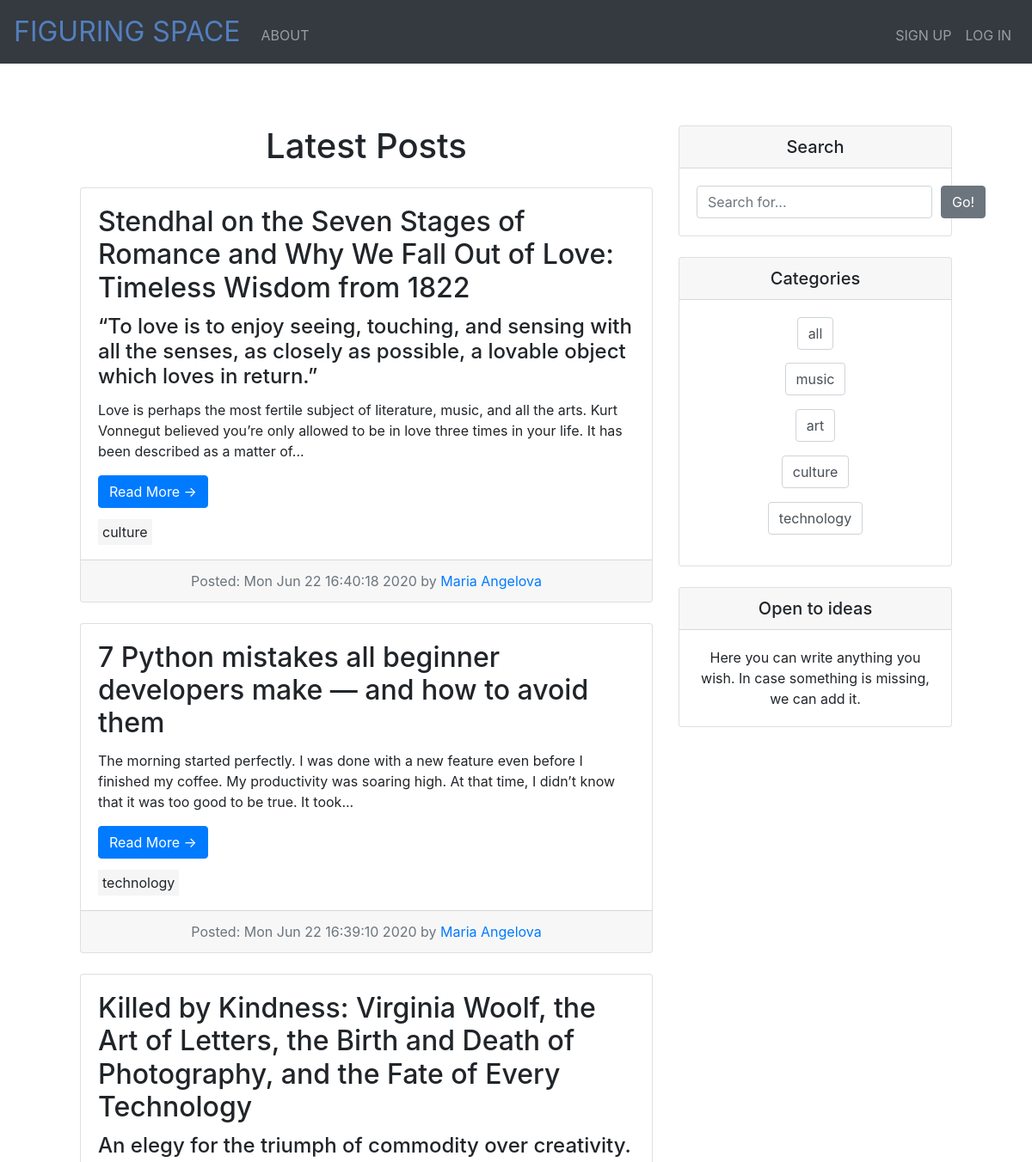
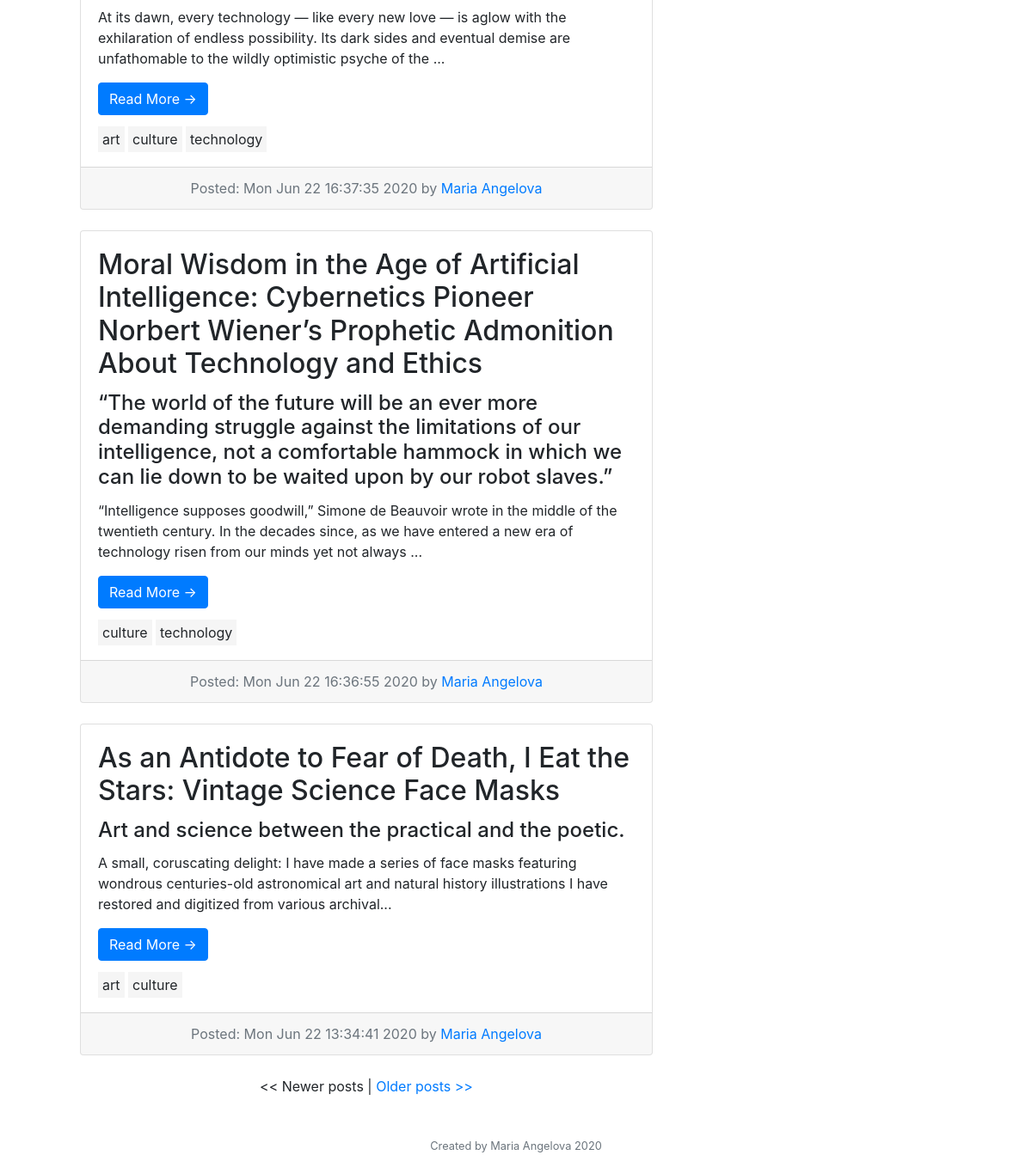
The page /posts on the database its author committed (2 pictures, top to bottom).
### models.py (models this page shows, shortened)
class Post(db.Model):
    id = db.Column(db.Integer, primary_key=True)
    title = db.Column(db.String(50))
    subtitle = db.Column(db.String(50))
    date_posted = db.Column(db.DateTime)
    content = db.Column(db.Text)
    author = db.Column(db.Integer, db.ForeignKey("user.id"))
    categories = db.relationship("Category", secondary='categories', backref=db.backref('posts', lazy='dynamic'))

class Category(db.Model):
    id = db.Column(db.Integer, primary_key=True)
    title = db.Column(db.String(50))

class User(db.Model):
    id = db.Column(db.Integer, primary_key=True)
    first_name = db.Column(db.String(50))
    last_name = db.Column(db.String(50))
    email = db.Column(db.String(50))
    password = db.Column(db.String(20))
    registered = db.Column(db.DateTime)
    posts = db.relationship("Post", backref='user')

### app.py (the view)
@app.route("/", methods=['GET'])
@app.route('/posts')
@app.route("/<int:page>", methods=['GET'])
def index(page=1):
    posts = Post.query.order_by(Post.date_posted.desc()).paginate(page,per_page=5,error_out=False)
    categories = Category.query.all()
    return render_template("index.html", posts=posts, categories=categories)

### app.py (called while the page is built)
@app.after_request
def after_request(response):
    response.headers["Cache-Control"] = "no-cache, no-store, must-revalidate"
    response.headers["Expires"] = 0
    response.headers["Pragma"] = "no-cache"
    return response

### templates/index.html (shortened to what this page needs)
{% extends "layout.html" %} {% block main %}
<div class="container">
  <div class="row">
    <div class="col-md-8">
      <h1 class="my-4">
        Latest Posts
      </h1>
      {% block content %} {% if posts %} {%for post in posts.items%}
      <div class="card mb-4">
        <div class="card-body" style="text-align: left;">
          <h2 class="card-title">{{post.title}}</h2>
          <h4 class="card-title">{{post.subtitle}}</h4>
          <p class="card-text">
            {{post.content[:200]}}...
          </p>
          <a href="/post/{{post.id}}" class="btn btn-primary"
            >Read More &rarr;</a
          >
          {%for cat in post.categories%}
          <span style="background-color: whitesmoke; padding: 5px;"
            >{{cat.title}}</span
          >
          {%endfor%}
        </div>
        <div class="card-footer text-muted">
          Posted: {{post.date_posted.strftime("%c")}} by
          <a href="#">{{post.user.first_name}} {{post.user.last_name}}</a>
        </div>
      </div>
      {%endfor%} {% else %}
      <h1>Sorry, no posts were found.</h1>
      {% endif %} {% endblock content %}
      {% if posts.has_prev %}<a  href="{{ url_for('index', page=posts.prev_num) }}">&lt;&lt; Newer posts</a>{% else %}&lt;&lt; Newer posts{% endif %} |
{% if posts.has_next %}<a href="{{ url_for('index', page=posts.next_num) }}">Older posts &gt;&gt;</a>{% else %}Older posts &gt;&gt;{% endif %}
    </div>
    <div class="col-md-4">
      <div class="card my-4">
        <h5 class="card-header">Search</h5>
        <div class="card-body">
          <form action="/search" method="post">
            <div class="input-group-prepend">
            <input
              type="text"
              class="form-control"
              placeholder="Search for..."
              name="word"
            />
            <button
              class="btn btn-secondary"
              type="submit"
              style="margin-left: 10px;"
            >
              Go!
            </button>
            </div>
            </form>
        </div>
      </div>
      <div class="card my-4">
        <h5 class="card-header">Categories</h5>
        <div class="card-body">
          <a href="/" class="form-control" style="margin-bottom: 15px;"
          >all</a>
            {%for category in categories%}
            <form action="/posts/{{category.title}}" method="post">
              <div class="form-group">
                <input
                  class="form-control"
                  name="category"
                  type="submit"
                  value="{{category.title}}"
                />
              </div>
            </form>
            {%endfor%}
        </div>
      </div>
      <div class="card my-4">
        <h5 class="card-header">Open to ideas</h5>
        <div class="card-body">
          Here you can write anything you wish. In case something is missing, we
          can add it.
        </div>
      </div>
    </div>
  </div>
</div>
{% endblock %}

### static/style.css (style rules this page uses)
main .form-control { display: inline-block; width: auto; }

### rows shown on the page
Post: title "Stendhal on the Seven Stages of Romance and Why We Fall Out of Love: Timeless Wisdom from 1822", subtitle "“To love is to enjoy seeing, touching, and sensing with all the senses, as closely as possible, a lovable object which loves in return.”", content "Love is perhaps the most fertile subject of literature, music, and all the arts. Kurt Vonnegut believed you’re only allowed to be in love three times in your life. It has been described as a matter of", date_posted "Mon Jun 22 16:40:18 2020", user.first_name "Maria", user.last_name "Angelova"
Category: title "culture", category "culture"
Post: title "7 Python mistakes all beginner developers make — and how to avoid them", content "The morning started perfectly. I was done with a new feature even before I finished my coffee. My productivity was soaring high. At that time, I didn’t know that it was too good to be true. It took", date_posted "Mon Jun 22 16:39:10 2020", user.first_name "Maria", user.last_name "Angelova"
Category: title "technology", category "technology"
Post: title "Killed by Kindness: Virginia Woolf, the Art of Letters, the Birth and Death of Photography, and the Fate of Every Technology", subtitle "An elegy for the triumph of commodity over creativity.", content "At its dawn, every technology — like every new love — is aglow with the exhilaration of endless possibility. Its dark sides and eventual demise are unfathomable to the wildly optimistic psyche of the", date_posted "Mon Jun 22 16:37:35 2020", user.first_name "Maria", user.last_name "Angelova"
Category: title "art", category "art"
Post: title "Moral Wisdom in the Age of Artificial Intelligence: Cybernetics Pioneer Norbert Wiener’s Prophetic Admonition About Technology and Ethics", subtitle "“The world of the future will be an ever more demanding struggle against the limitations of our intelligence, not a comfortable hammock in which we can lie down to be waited upon by our robot slaves.”", content "“Intelligence supposes goodwill,” Simone de Beauvoir wrote in the middle of the twentieth century. In the decades since, as we have entered a new era of technology risen from our minds yet not always", date_posted "Mon Jun 22 16:36:55 2020", user.first_name "Maria", user.last_name "Angelova"
Post: title "As an Antidote to Fear of Death, I Eat the Stars: Vintage Science Face Masks", subtitle "Art and science between the practical and the poetic.", content "A small, coruscating delight: I have made a series of face masks featuring wondrous centuries-old astronomical art and natural history illustrations I have restored and digitized from various archival", date_posted "Mon Jun 22 13:34:41 2020", user.first_name "Maria", user.last_name "Angelova"
Category: category "music"
